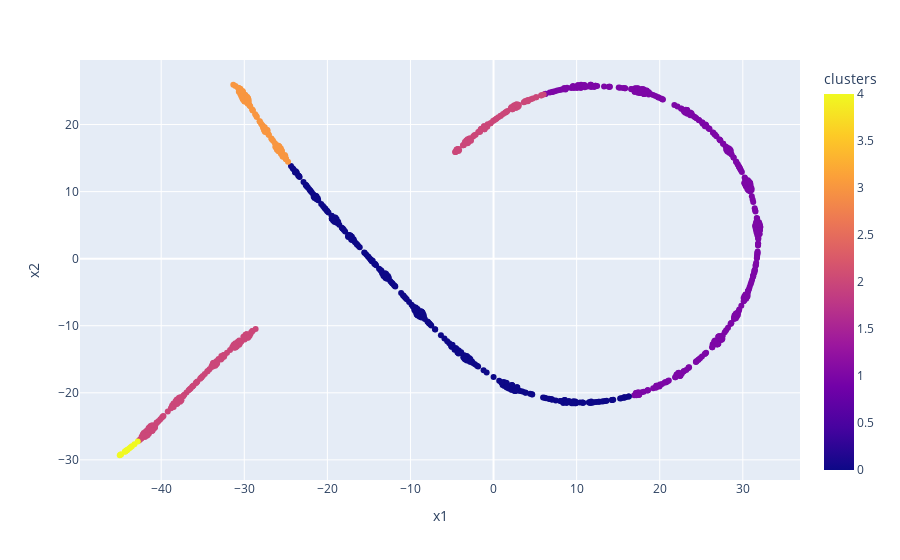
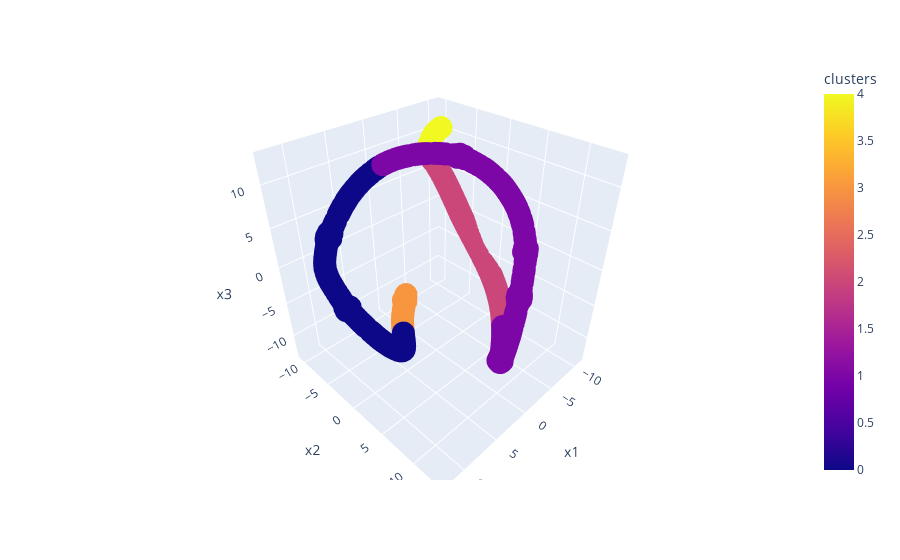

Source (notebook cell) for these figures, in order:
### Markdown cell above
#### Visualize using t-SNE

### Code cell
from sklearn.manifold import TSNE
import seaborn as sns
import matplotlib.pyplot as plt
import plotly_express as px
import plotly.graph_objs as go
import chart_studio.plotly as py

def visualize_clusters_using_tsne(vectors, clusters):

    tsne_output_2d = TSNE(n_components = 2).fit_transform(vectors)
    tsne_dataframe_2d = pd.DataFrame(tsne_output_2d)
    tsne_dataframe_2d['cluster'] = clusters
    tsne_dataframe_2d.columns = ['x1','x2','cluster']

    tsne_output_3d = TSNE(n_components = 3).fit_transform(vectors)
    tsne_dataframe_3d = pd.DataFrame(tsne_output_3d)
    tsne_dataframe_3d['cluster'] = clusters
    tsne_dataframe_3d.columns = ['x1','x2', 'x3', 'cluster']

    fig = px.scatter(
        tsne_dataframe_2d[["x1", "x2"]], x="x1", y="x2",
        color=tsne_dataframe_2d["cluster"], labels={'color': 'clusters'}
    )
    fig.show()

    fig = px.scatter_3d(
        tsne_dataframe_3d[["x1", "x2", "x3"]], x="x1", y="x2", z="x3",
        color=tsne_dataframe_3d["cluster"], labels={'color': 'clusters'}
    )
    fig.update_traces(marker_size = 8)
    fig.show()

visualize_clusters_using_tsne(train_api_embeddings, kmeans.predict(train_api_embeddings))

### Figure 1 — Plotly figure (JSON) as saved in the notebook; plotly's stock layout.template omitted (floating-point values rounded to 4 significant figures; data arrays with more than 128 entries replaced by an {"elided": "..."} marker saying what was removed)
{"data": [{"hovertemplate": "x1=%{x}<br>x2=%{y}<br>clusters=%{marker.color}<extra></extra>", "legendgroup": "", "marker": {"color": {"elided": "857 int values"}, "coloraxis": "coloraxis", "symbol": "circle"}, "mode": "markers", "name": "", "orientation": "v", "showlegend": false, "type": "scatter", "x": {"elided": "857 float values"}, "xaxis": "x", "y": {"elided": "857 float values"}, "yaxis": "y"}], "layout": {"coloraxis": {"colorbar": {"title": {"text": "clusters"}}, "colorscale": [[0, "#0d0887"], [0.1111, "#46039f"], [0.2222, "#7201a8"], [0.3333, "#9c179e"], [0.4444, "#bd3786"], [0.5556, "#d8576b"], [0.6667, "#ed7953"], [0.7778, "#fb9f3a"], [0.8889, "#fdca26"], [1, "#f0f921"]]}, "legend": {"tracegroupgap": 0}, "margin": {"t": 60}, "xaxis": {"anchor": "y", "domain": [0, 1], "title": {"text": "x1"}}, "yaxis": {"anchor": "x", "domain": [0, 1], "title": {"text": "x2"}}}}

### Figure 2 — Plotly figure (JSON) as saved in the notebook; plotly's stock layout.template omitted (floating-point values rounded to 4 significant figures; data arrays with more than 128 entries replaced by an {"elided": "..."} marker saying what was removed)
{"data": [{"hovertemplate": "x1=%{x}<br>x2=%{y}<br>x3=%{z}<br>clusters=%{marker.color}<extra></extra>", "legendgroup": "", "marker": {"color": {"elided": "857 int values"}, "coloraxis": "coloraxis", "size": 8, "symbol": "circle"}, "mode": "markers", "name": "", "scene": "scene", "showlegend": false, "type": "scatter3d", "x": {"elided": "857 float values"}, "y": {"elided": "857 float values"}, "z": {"elided": "857 float values"}}], "layout": {"coloraxis": {"colorbar": {"title": {"text": "clusters"}}, "colorscale": [[0, "#0d0887"], [0.1111, "#46039f"], [0.2222, "#7201a8"], [0.3333, "#9c179e"], [0.4444, "#bd3786"], [0.5556, "#d8576b"], [0.6667, "#ed7953"], [0.7778, "#fb9f3a"], [0.8889, "#fdca26"], [1, "#f0f921"]]}, "legend": {"tracegroupgap": 0}, "margin": {"t": 60}, "scene": {"domain": {"x": [0, 1], "y": [0, 1]}, "xaxis": {"title": {"text": "x1"}}, "yaxis": {"title": {"text": "x2"}}, "zaxis": {"title": {"text": "x3"}}}}}
